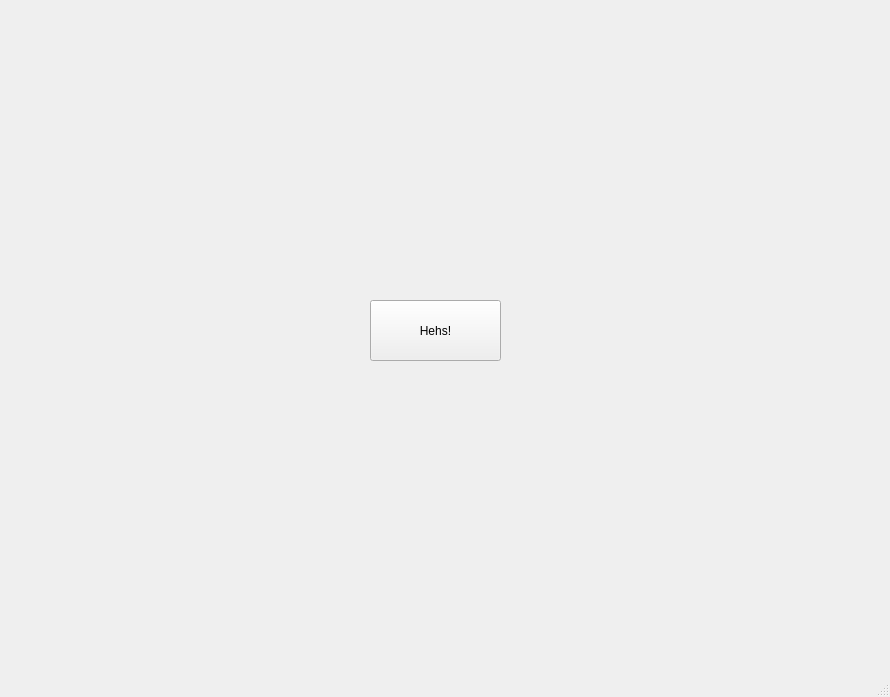
<?xml version="1.0" encoding="UTF-8"?>
<ui version="4.0">
 <class>MainWindow</class>
 <widget class="QMainWindow" name="MainWindow">
  <property name="geometry">
   <rect>
    <x>0</x>
    <y>0</y>
    <width>890</width>
    <height>697</height>
   </rect>
  </property>
  <property name="windowTitle">
   <string>MainWindow</string>
  </property>
  <widget class="QWidget" name="centralwidget">
   <widget class="QPushButton" name="pushButton">
    <property name="geometry">
     <rect>
      <x>370</x>
      <y>300</y>
      <width>131</width>
      <height>61</height>
     </rect>
    </property>
    <property name="text">
     <string>Hehs!</string>
    </property>
   </widget>
  </widget>
  <widget class="QMenuBar" name="menubar">
   <property name="geometry">
    <rect>
     <x>0</x>
     <y>0</y>
     <width>890</width>
     <height>21</height>
    </rect>
   </property>
  </widget>
  <widget class="QStatusBar" name="statusbar"/>
 </widget>
 <resources/>
 <connections/>
</ui>
